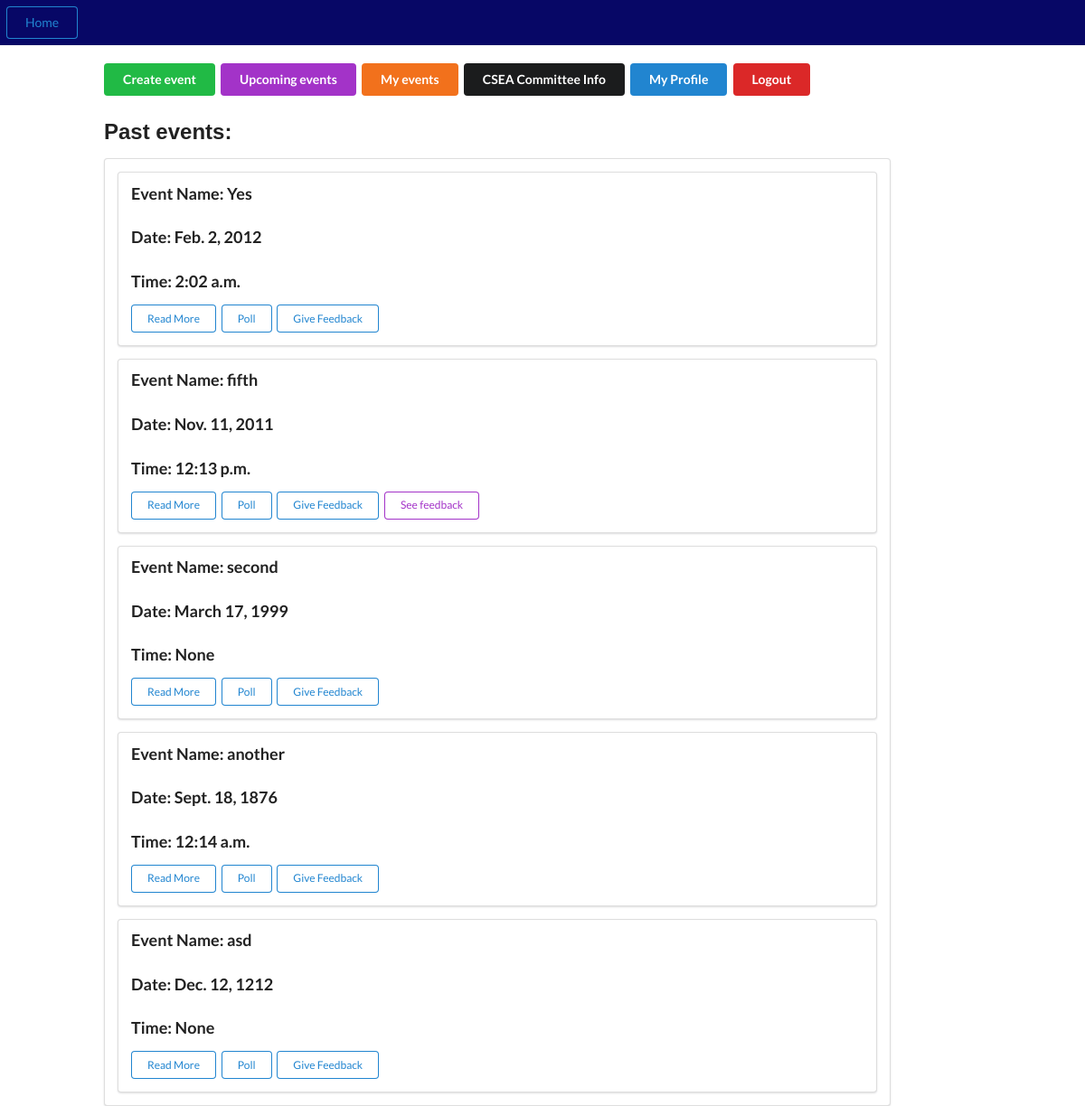
/past-events/ (signed in), run on an earlier commit of the app's database.
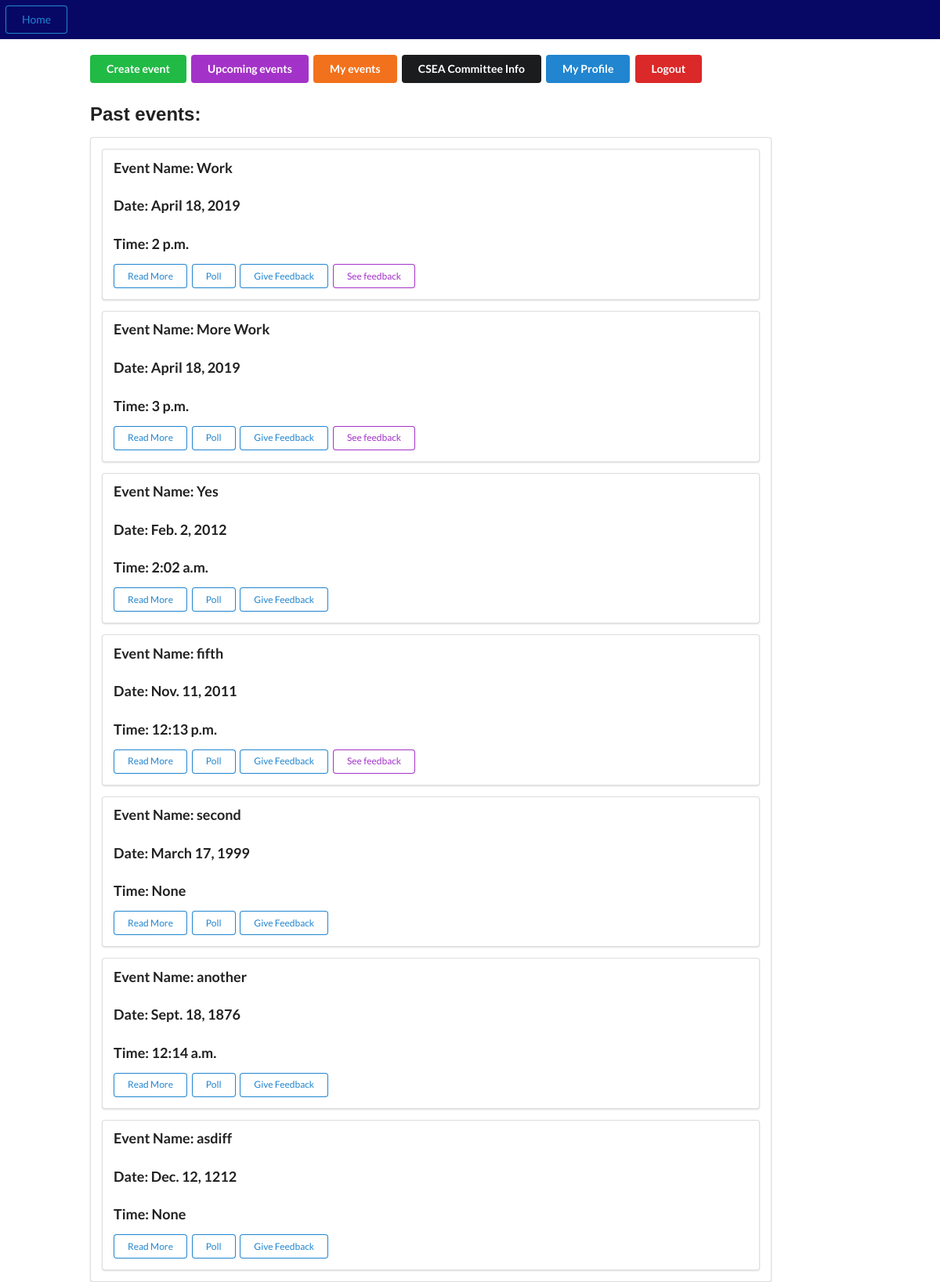
And on a later commit of the database.
### events/models.py (models this page shows, shortened)
class Event(models.Model):
    name = models.CharField(max_length=300)
    event_id = models.UUIDField(primary_key=True, default=uuid.uuid4, help_text='Unique ID for this particular event')
    fee = models.PositiveIntegerField()
    capacity  = models.PositiveIntegerField()
    target_audience = models.CharField(max_length=300)
    date = models.DateField(null = False, blank = False)
    time = models.TimeField(auto_now=False, auto_now_add=False, blank=True, null=True)
    summary = models.TextField(blank=True, null=True)
    faq = models.TextField(blank=True, null=True)
    tags = models.CharField(max_length=300, help_text=' (Press Ctrl to select multiple)')
    organisors = models.CharField(max_length=300)
    contact_info = models.CharField(max_length=300)
    venue = models.CharField(max_length=50, choices=(('L1','Lecture Hall 1'),('L2','Lecture Hall 2'),('L1','Lecture Hall 3'),('L1','Lecture Hall 4'),('Audi','Auditorium')),default='Audi')
    invitees_btech = models.ManyToManyField(Btech, help_text=' (Press Ctrl to select multiple)', blank=True)
    invitees_mtech = models.ManyToManyField(Mtech, help_text=' (Press Ctrl to select multiple)', blank=True)
    invitees_phd = models.ManyToManyField(PhD, blank=True)
    comment_for_admin = models.CharField(max_length=300)
    approval = models.CharField(max_length=50, choices = (('Appr','Approved'),('Pend','Pending'),('Decl','Declined')), default='Pend')
    requestor = models.CharField(max_length=100, blank=True)
    curr_audience = models.IntegerField(blank=True, null=True)
    faq_question_1 = models.CharField(max_length=500,blank=True)
    faq_question_2 = models.CharField(max_length=500,blank=True)
    faq_question_3 = models.CharField(max_length=500,blank=True)
    faq_question_4 = models.CharField(max_length=500,blank=True)
    faq_question_5 = models.CharField(max_length=500,blank=True)
    faq_answer_1 = models.CharField(max_length=500,blank=True)
    faq_answer_2 = models.CharField(max_length=500,blank=True)
    faq_answer_3 = models.CharField(max_length=500,blank=True)
    faq_answer_4 = models.CharField(max_length=500,blank=True)
    faq_answer_5 = models.CharField(max_length=500,blank=True)
    faq_android = models.CharField(max_length=7000,blank=True)

### events/views.py (the view)
# urls.py: path('past-events/',views.past,name='past'),
@login_required(login_url='loginPage')
def past(request):
    events=Event.objects.filter(date__lt=date.today()).order_by('-date')
    return render(request, 'past.html', {'display_id':str(request.user), 'events':events})

### templates/past.html
{%extends 'base.html'%}
{% block content%}
    <div class='col-sm-1'></div>
    <div class='col-md-9 '>
        <br>
            <a href='{% url "create_event" %}' class='ui positive button'>Create event </a>
            <a href='{% url "home_page" %}' class='ui purple button'>Upcoming events</a>
            <a href='{% url "my_events" %}' class='ui  orange button '>My events</a>
            <a href='#' class='ui yellow secondary   button'>CSEA Committee Info</a>
            <a href='{% url "profile" %}' class='ui primary button'>My Profile</a>
            <a href='{% url "logout" %}' class='ui negative button'>Logout</a>
            <h2 style='font-family: Arial, Helvetica, sans-serif'>Past events: </h2>
                <div class='ui segment'>
                    {% for i in events%}
                    <div class='ui segment'>
                        <h3 class='ui header'>Event Name: {{ i.name}}</h3>
                        <h3 class='ui header'>Date: {{ i.date}}</h3>
                        <h3 class='ui header'>Time: {{i.time}}</h3>
                        <a href="{% url 'polling' i.event_id %}"class='ui tiny primary basic button'>Read More</a>
                        <a href="#" class='ui tiny primary basic button'>Poll</a>
                        <a href='{% url "feedback" i.event_id  %}' class='ui tiny primary basic button'>Give Feedback</a>
                        {% if display_id == i.requestor %}
                        <a href='#' class='ui tiny purple basic button'>See feedback</a>
                        {% endif %}
                    </div>
                    {% endfor%}
                </div>
    </div>
{%endblock%}

What changed in the data, as far as the page shows it:
added Event: name "Work", date "April 18, 2019", time "2 p.m.", requestor "See feedback"
added Event: name "More Work", date "April 18, 2019", time "3 p.m.", requestor "See feedback"
changed Event "Dec. 12, 1212": name "asd" → "asdiff"
